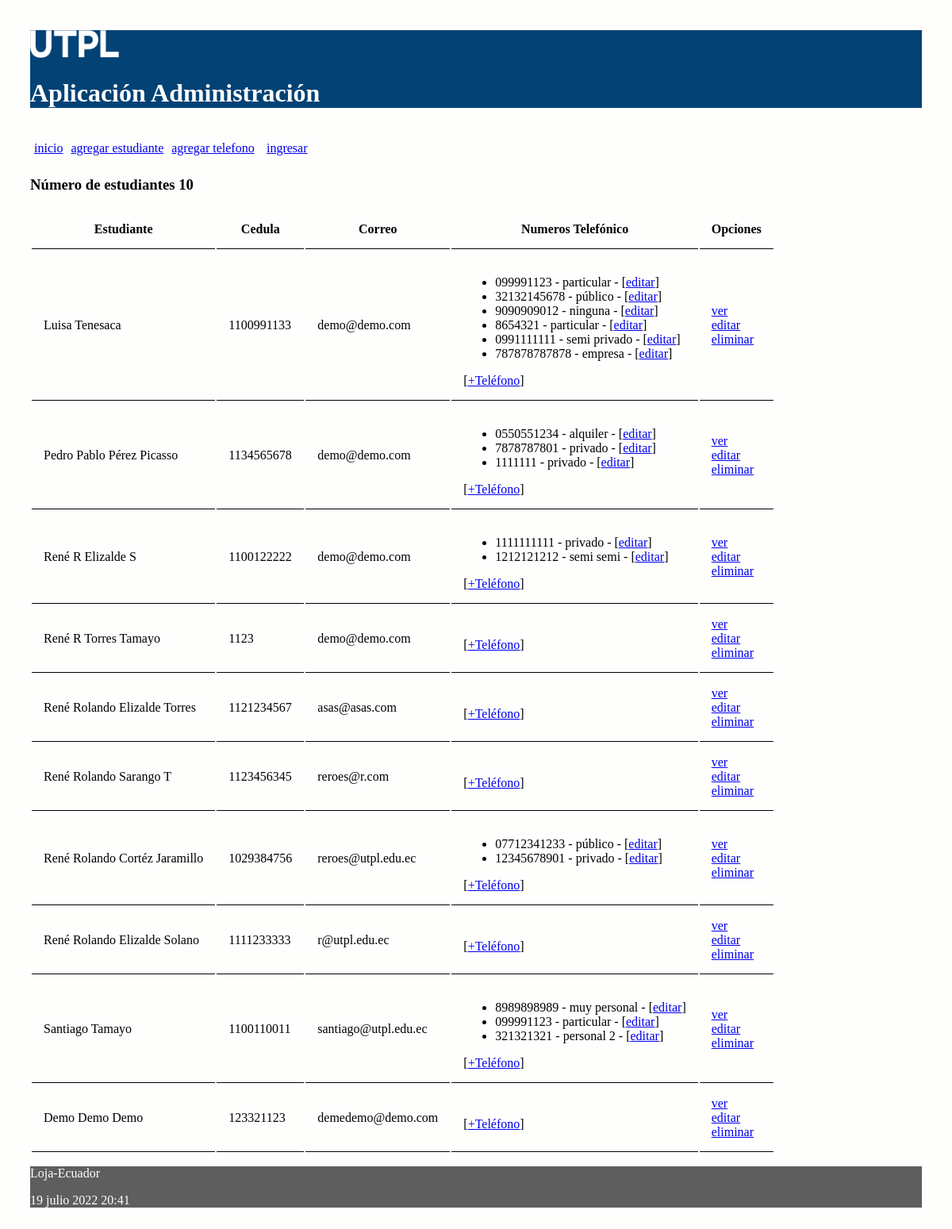
Before: / with the older database file.
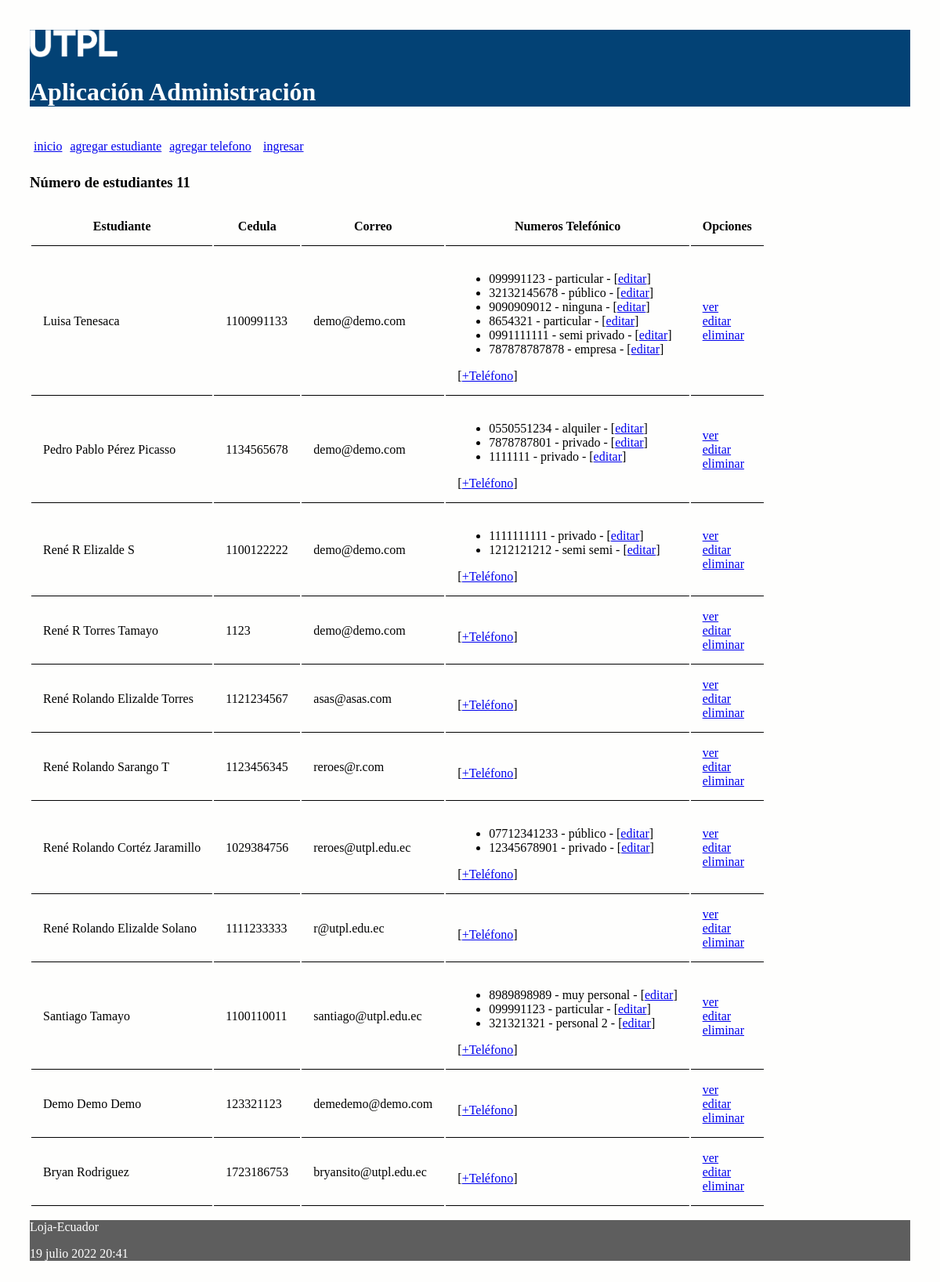
After: the same page with the newer database file.
### administrativo/models.py (models this page shows, shortened)
class Estudiante(models.Model):
    nombre = models.CharField(max_length=30)
    apellido = models.CharField(max_length=30)
    cedula = models.CharField(max_length=30, unique=True)
    correo = models.EmailField()

class NumeroTelefonico(models.Model):
    telefono = models.CharField(max_length=100)
    tipo = models.CharField(max_length=100)
    estudiante = models.ForeignKey(Estudiante, on_delete=models.CASCADE,
            related_name="numeros_telefonicos")

### administrativo/views.py (the view)
# urls.py: path('', views.index, name='index'),
def index(request):
    estudiantes = Estudiante.objects.all()
    informacion_template = {'estudiantes': estudiantes, 'numero_estudiantes': len(estudiantes)}
    return render(request, 'index.html', informacion_template)

### administrativo/templates/index.html (shortened to what this page needs)
{% extends "master.html" %}
{% block content %}
<h3>Número de estudiantes {{ numero_estudiantes }}</h3>
<table id="tabla_datos">
  <thead>
    <tr>
      <th>Estudiante</th>
      <th>Cedula</th>
      <th>Correo</th>
      <th>Numeros Telefónico </th>
      <th>Opciones</th>
    </tr>
  </thead>
  {% for e in estudiantes %}
  <tr>
    <td> {{e.nombre}} {{e.apellido}}</td>
    <td> {{e.cedula}}</td>
    <td> {{e.correo}}</td>
    <td>
      <ul>
        {% for t in e.numeros_telefonicos.all %}
          <li>
            <span>{{t.telefono}} - {{t.tipo}} - [<a href="{% url 'editar_numero_telefonico' t.id %}">editar</a>] </span>
          </li>
        {% endfor %}
      </ul>
        [<a href="{% url 'crear_numero_telefonico_estudiante' e.id%}">+Teléfono</a>]
    </td>
    <td> <a href="{% url 'obtener_estudiante' e.id %}">ver</a> <br>
      <a href="{% url 'editar_estudiante' e.id %}">editar</a> <br>
      <a href="{% url 'eliminar_estudiante' e.id %}"
      onclick="return confirm('¿Está seguro de la eliminación?')" >
      eliminar</a>
    </td>
  </tr>
  {% endfor %}
</table>
{% endblock %}

### administrativo/templates/master.html (shortened to what this page needs)
<!DOCTYPE html>
<html>
  <head>
    {% load static %}
    <link rel="stylesheet" type="text/css" href="{% static 'css/estilos.css' %}">
    <link rel="stylesheet" type="text/css" href="https://cdn.datatables.net/1.10.25/css/jquery.dataTables.min.css">
  </head>
  <body>
  <header>
    <img src="{% static 'images/logo.png' %}" height="10%" width="10%" alt="My image">
    <h1>Aplicación Administración </h1>
    <nav class="top_menu">
      <ul>
        <li><a href="{% url 'index' %}">inicio</a></li>
        <li><a href="{% url 'crear_estudiante' %}">agregar estudiante</a></li>
        <li><a href="{% url 'crear_numero_telefonico' %}">agregar telefono</a></li>
        {% if user.is_authenticated %}
          <li><a href="{% url 'logout_view' %}">salir</a></li>
        {% else %}
          <li>[<a href="{% url 'login' %}">ingresar</a>]</li>
        {% endif %}
      </ul>
    </nav>
  </header>
  <section>
      {% block content %}
      {% endblock %}
  </section>
    <footer>
      <p>Loja-Ecuador</p>
      <p>{% now "j F Y H:i" %}</p>
    </footer>
  </body>
</html>

### administrativo/static/css/estilos.css (style rules this page uses)
body { background: #FEFEFD; padding: 30px; }
header { background: #034275; color: #FFF; }
section { width: 100%; }
th, td { padding: 15px; border-bottom: 1px solid black; }
.top_menu ul { list-style:none; float:left; padding: 5px; width:95%; }
.top_menu ul li { float:left; margin-right:10px; margin-bottom:5px; text: #FFF; }
footer { background: #5E5E5E; color: #FFF; }

Changed rows visible on the page:
added Estudiante: nombre "Bryan", apellido "Rodriguez", cedula "1723186753", correo "bryansito@utpl.edu.ec"
Other visible differences:
{{ numero_estudiantes }}: "10" → "11"
